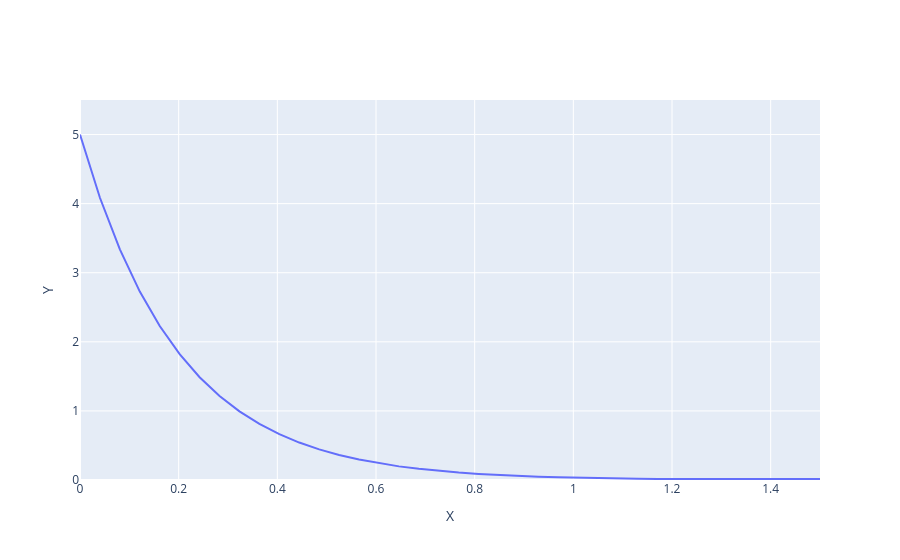

Notebook cell for this chart:
### Code cell
import numpy as np
import plotly.graph_objects as go
from ipywidgets import FloatSlider, interact


def Exponential(run, lam):
    if run == False:
        return

    X = np.linspace(0, 4, 100)
    Y = lam * np.exp(-lam * X)

    fig = go.Figure()
    fig.add_trace(go.Scatter(x=X, y=Y, mode='lines', name=f"λ={lam:.2f}"))

    fig.update_layout(
        dragmode="pan",
        autosize=False,
        showlegend=False,
        xaxis_title='X',
        yaxis_title='Y',
        xaxis=dict(range=[0, 1.5]),
        yaxis=dict(range=[0, 5.5]),
    )
    fig.show(config={"scrollZoom": True})


interact(
    Exponential,
    run=ToggleButton(value=False, description="Run", layout = Layout(width='80px')),
    lam=FloatSlider(value=1, min=0.1, max=5.0, step=0.01, description="λ"),
)
